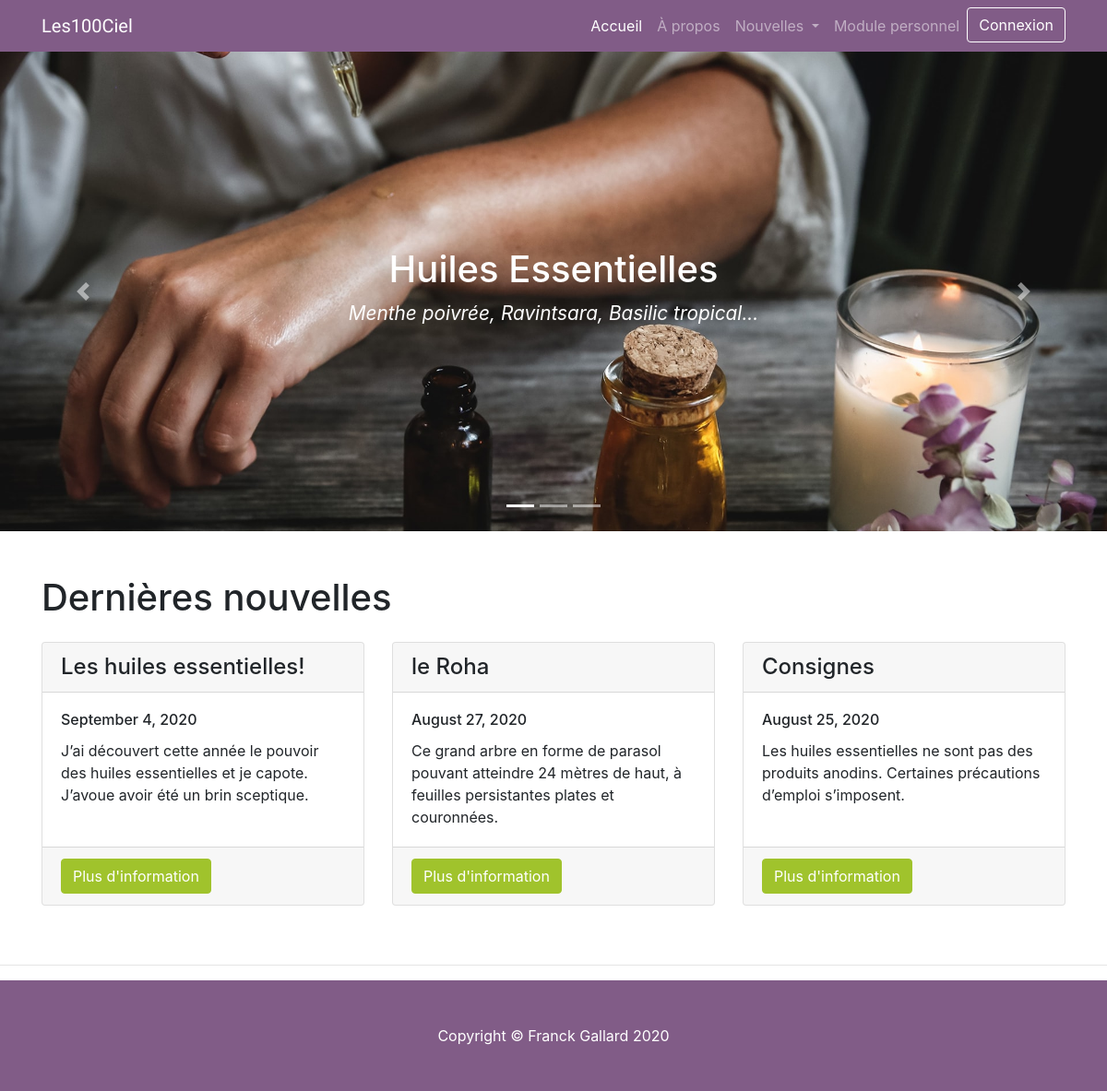
The page / on the database its author committed.
### tables this page shows
CREATE TABLE `nouvelles` (
  `id` int(11) NOT NULL,
  `titre` varchar(50) NOT NULL,
  `description_courte` varchar(125) NOT NULL,
  `description_longue` text NOT NULL,
  `date_nouvelle` date NOT NULL,
  `actif` tinyint(1) NOT NULL,
  `fk_categorie` int(11) NOT NULL
);

### index.php (the view, shortened to what this page needs)
<?php
      include_once('include/header.php');
      $nouvelles_recentes_actives = $connection->query("SELECT id, titre, description_courte, date_nouvelle, actif
                                                        FROM nouvelles
                                                        WHERE actif = 1
                                                        ORDER BY date_nouvelle DESC
                                                        LIMIT 3");
  ?>
  <header>
    <div id="carouselExampleIndicators" class="carousel slide" data-ride="carousel">
      <ol class="carousel-indicators">
        <li data-target="#carouselExampleIndicators" data-slide-to="0" class="active"></li>
        <li data-target="#carouselExampleIndicators" data-slide-to="1"></li>
        <li data-target="#carouselExampleIndicators" data-slide-to="2"></li>
      </ol>
      <div class="carousel-inner" role="listbox">
        <div class="carousel-item active" style="background-image: url('img/img1-min.jpg')">
          <div class="carousel-caption">
            <h3>Huiles Essentielles</h3>
            <p>Menthe poivrée, Ravintsara, Basilic tropical...</p>
          </div>
        </div>
      </div>
      <a class="carousel-control-prev" href="#carouselExampleIndicators" role="button" data-slide="prev">
        <span class="carousel-control-prev-icon" aria-hidden="true"></span>
      </a>
      <a class="carousel-control-next" href="#carouselExampleIndicators" role="button" data-slide="next">
        <span class="carousel-control-next-icon" aria-hidden="true"></span>
      </a>
    </div>
  </header>
  <div class="container py-4">
    <h1 class="my-4">Dernières nouvelles</h1>
    <div class="row">
      <?php
        while ($row = $nouvelles_recentes_actives->fetch_assoc()) { ?>
          <div class="col-lg-4 mb-4">
            <div class="card h-100">
              <?php echo '<h4 class="card-header">' . $row["titre"] . '</h4>';?>
              <div class="card-body">
                <?php
                  echo '<h6 class="card-title">'. date('F j, Y', strtotime($row["date_nouvelle"])) . '</h6>';
                  echo '<p class="card-text">' . $row["description_courte"] . '</p>';
                ?>
              </div>
              <div class="card-footer">
                <?php  echo '<a class="btn btn-primary" href="nouvelle.php?nouvelle_id=' . $row["id"] . '"> Plus d\'information</a>'; ?>
              </div>
            </div>
          </div>
        <?php }
      ?>
    </div>
  </div>
<?php include_once('include/footer.php'); ?>

### css/modern-business.css (style rules this page uses)
body { padding-top: 56px; overflow-x: hidden; }
p { margin-top: 0; margin-bottom: 5px; }
.carousel-item { height: 65vh; min-height: 300px; background: no-repeat center center scroll; -webkit-background-size: cover; -moz-background-size: cover; -o-background-size: cover; background-size: cover; }
.carousel-caption { top: 37%; }
.carousel-caption h3 { font-size: 2.5rem; }
.carousel-caption p { font-size: 1.3rem; font-style: italic; }
.card-footer .btn-primary { color: #fff; background-color: #a0c32c !important; border-color: #a0c32c !important; }

### rows shown on the page
nouvelles: titre "Les huiles essentielles!", date_nouvelle "September 4, 2020", description_courte "J’ai découvert cette année le pouvoir des huiles essentielles et je capote. J’avoue avoir été un brin sceptique."
nouvelles: titre "le Roha", date_nouvelle "August 27, 2020", description_courte "Ce grand arbre en forme de parasol pouvant atteindre 24 mètres de haut, à feuilles persistantes plates et couronnées."
nouvelles: titre "Consignes", date_nouvelle "August 25, 2020", description_courte "Les huiles essentielles ne sont pas des produits anodins. Certaines précautions d’emploi s’imposent."
